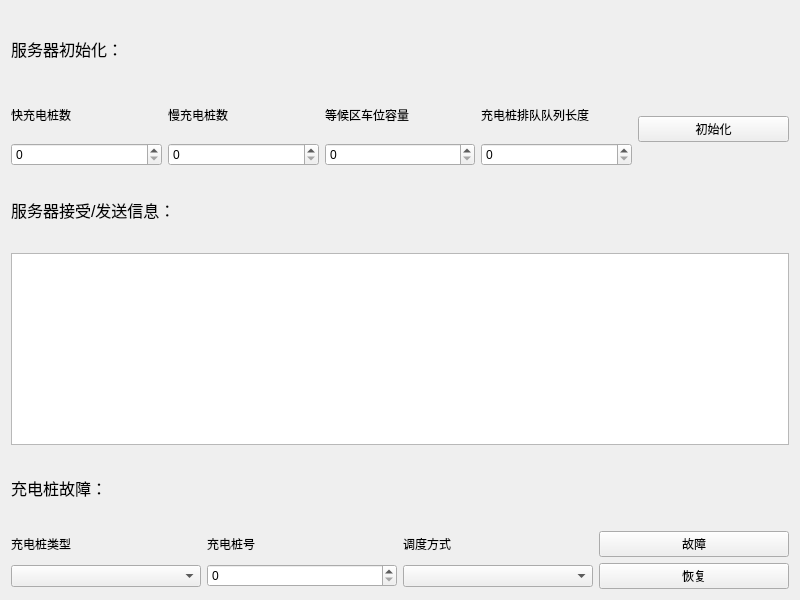
<?xml version="1.0" encoding="UTF-8"?>
<ui version="4.0">
 <class>Widget</class>
 <widget class="QWidget" name="Widget">
  <property name="geometry">
   <rect>
    <x>0</x>
    <y>0</y>
    <width>800</width>
    <height>600</height>
   </rect>
  </property>
  <property name="windowTitle">
   <string>Widget</string>
  </property>
  <layout class="QGridLayout" name="gridLayout">
   <item row="0" column="0">
    <widget class="QLabel" name="label_3">
     <property name="font">
      <font>
       <pointsize>12</pointsize>
      </font>
     </property>
     <property name="text">
      <string>服务器初始化：</string>
     </property>
    </widget>
   </item>
   <item row="5" column="0">
    <widget class="QTextBrowser" name="textBrowser">
     <property name="sizePolicy">
      <sizepolicy hsizetype="Preferred" vsizetype="Preferred">
       <horstretch>0</horstretch>
       <verstretch>0</verstretch>
      </sizepolicy>
     </property>
    </widget>
   </item>
   <item row="6" column="0">
    <widget class="QLabel" name="label_2">
     <property name="sizePolicy">
      <sizepolicy hsizetype="Preferred" vsizetype="Preferred">
       <horstretch>0</horstretch>
       <verstretch>0</verstretch>
      </sizepolicy>
     </property>
     <property name="font">
      <font>
       <pointsize>12</pointsize>
      </font>
     </property>
     <property name="text">
      <string>充电桩故障：</string>
     </property>
    </widget>
   </item>
   <item row="7" column="0">
    <layout class="QGridLayout" name="gridLayout_3">
     <item row="1" column="3">
      <widget class="QPushButton" name="recover">
       <property name="text">
        <string>恢复</string>
       </property>
      </widget>
     </item>
     <item row="1" column="2">
      <widget class="QComboBox" name="dispatchMethod"/>
     </item>
     <item row="0" column="3">
      <widget class="QPushButton" name="malfunction">
       <property name="text">
        <string>故障</string>
       </property>
      </widget>
     </item>
     <item row="1" column="1">
      <widget class="QSpinBox" name="pileNumber"/>
     </item>
     <item row="1" column="0">
      <widget class="QComboBox" name="pileType"/>
     </item>
     <item row="0" column="0">
      <widget class="QLabel" name="label_8">
       <property name="text">
        <string>充电桩类型</string>
       </property>
      </widget>
     </item>
     <item row="0" column="1">
      <widget class="QLabel" name="label_9">
       <property name="text">
        <string>充电桩号</string>
       </property>
      </widget>
     </item>
     <item row="0" column="2">
      <widget class="QLabel" name="label_10">
       <property name="text">
        <string>调度方式</string>
       </property>
      </widget>
     </item>
    </layout>
   </item>
   <item row="4" column="0">
    <widget class="QLabel" name="label">
     <property name="sizePolicy">
      <sizepolicy hsizetype="Preferred" vsizetype="Preferred">
       <horstretch>0</horstretch>
       <verstretch>0</verstretch>
      </sizepolicy>
     </property>
     <property name="font">
      <font>
       <pointsize>12</pointsize>
      </font>
     </property>
     <property name="text">
      <string>服务器接受/发送信息：</string>
     </property>
    </widget>
   </item>
   <item row="3" column="0">
    <layout class="QGridLayout" name="gridLayout_2">
     <item row="0" column="1">
      <widget class="QLabel" name="label_4">
       <property name="text">
        <string>慢充电桩数</string>
       </property>
      </widget>
     </item>
     <item row="0" column="2">
      <widget class="QLabel" name="label_5">
       <property name="text">
        <string>等候区车位容量</string>
       </property>
      </widget>
     </item>
     <item row="0" column="3">
      <widget class="QLabel" name="label_6">
       <property name="text">
        <string>充电桩排队队列长度</string>
       </property>
      </widget>
     </item>
     <item row="0" column="0">
      <widget class="QLabel" name="label_7">
       <property name="text">
        <string>快充电桩数</string>
       </property>
      </widget>
     </item>
     <item row="1" column="0">
      <widget class="QSpinBox" name="fastPileNum"/>
     </item>
     <item row="1" column="1">
      <widget class="QSpinBox" name="tricklePileNum"/>
     </item>
     <item row="1" column="2">
      <widget class="QSpinBox" name="waitingSize"/>
     </item>
     <item row="1" column="3">
      <widget class="QSpinBox" name="chargingQueueLen"/>
     </item>
     <item row="0" column="4" rowspan="2">
      <widget class="QPushButton" name="initialize">
       <property name="text">
        <string>初始化</string>
       </property>
      </widget>
     </item>
    </layout>
   </item>
  </layout>
 </widget>
 <resources/>
 <connections/>
</ui>
